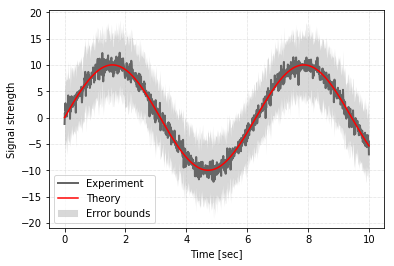
#> input picture examples/gallery/error_bounds.png, 394 x 266 px
$ python -i image.py   (imports and definitions only)   (older library calls are emulated)
#> lines starting #> are read from the running program, lines starting #| are printed output that depends on the picture
### plot_utils/colors_and_lines.py
# -*- coding: utf-8 -*-

import numpy as np
import matplotlib as mpl
import matplotlib.pyplot as plt

from . import helper as hlp

#%%============================================================================
class Color():
    '''
    A class that defines a color.

    Parameters
    ----------
    color : str or <tuple> or <list>
        The color information to initialize the Color object. Can be a list
        or tuple of 3 elements (i.e., the RGB information), or a HEX string
        such as "#00FF00", or XKCD color names (https://xkcd.com/color/rgb/)
        or X11 color names  (http://cng.seas.rochester.edu/CNG/docs/x11color.html).
    is_rgb_normalized : bool
        Whether or not the input information (if RGB) contains the normalized
        values (such as [0, 0.5, 0.5]). This parameter has no effect if
        the input is not RGB.
    '''
    def __init__(self, color, is_rgb_normalized=True):

        import matplotlib._color_data as mcd

        if not isinstance(color, (list, tuple, str)):
            raise TypeError('`color` must be a list/tuple of length 3 or a str.')

        if isinstance(color, (list, tuple)):
            if len(color) != 3:
                raise TypeError('If `color` is a list/tuple, its length must be 3.')
            else:
                self.__color = self.__rgb_to_hex(color, is_rgb_normalized)

        if isinstance(color, str):
            color = color.lower()  # convert all to lower case
            if len(color) == 1:  # base color specification, such as 'w' or 'b'
                _rgb_color = mcd.BASE_COLORS[color]
                self.__color = self.__rgb_to_hex(_rgb_color, is_normalized=True)
            elif color[0] == '#':  # HEX color specification, such as '#00FFFF'
                self.__color = color
            elif color.startswith('xkcd:'):
                self.__color = mcd.XKCD_COLORS[color]
            elif color.startswith('tab:'):
                self.__color = mcd.TABLEAU_COLORS[color]
            else:
                try:
                    self.__color = mcd.CSS4_COLORS[color]
                except KeyError:
                    raise ValueError("Unrecognized color: '%s'" % color)

    def __repr__(self):
        return 'RGB color: %s' % str(self.as_rgb());

    def __rgb_to_hex(self, rgb, is_normalized=True):
        '''
        Private method. Converts RGB values into HEX.

        Parameters
        ----------
        rgb : list<float> or tuple<float>
            RGB values
        is_normalized : bool
            Whether the RGB values are normalized (i.e., from 0 to 1)

        Returns
        -------
        hex_val : str
            HEX value
        '''
        if np.any(np.array(rgb) > 255):
            raise ValueError('`rgb` values should not exceed 255.')

        if np.any(np.array(rgb) < 0):
            raise ValueError('`rgb` values should not be negative.')

        if max(rgb) > 1.0 and is_normalized == True:
            rgb = [_ / 255.0 for _ in rgb]

        if is_normalized:
            rgb_255 = [int(_ * 255) for _ in rgb]
        else:
            rgb_255 = [int(_) for _ in rgb]

        return u'#{:02x}{:02x}{:02x}'.format(*rgb_255)

    def __hex_to_rgb(self, hex_, normalize=True):
        '''
        Private method. Converts HEX values into RGB.

        Reference: https://stackoverflow.com/a/29643643/8892243

        Parameters
        ----------
        hex_ : str
            HEX representation of a color
        normalize : bool
            Whether or not to return the normalized (between 0 and 1) RGB

        Returns
        -------
        rgb : tuple<float>
            RGB values in three numbers.
        '''
        h = hex_[1:]  # strip the '#' in the front
        if normalize:
            rgb = tuple(int(h[i:i+2], 16) / 255.0 for i in (0, 2 ,4))
        else:
            rgb = tuple(int(h[i:i+2], 16) for i in (0, 2 ,4))

        return rgb

    def as_rgb(self, normalize=True):
        '''
        Export thes color as RGB values.

        Parameter
        ---------
        normalize : bool
            Whether or not to return the normalized (between 0 and 1) RGB.

        Returns
        -------
        rgb_val : tuple<float>
            RGB values in three numbers.
        '''
        return self.__hex_to_rgb(self.__color, normalize=normalize)

    # [45 lines left out: functions as_rgba, as_hex, show, not called in this run]

#%%============================================================================
class Multiple_Colors():
    '''
    A class that defines multiple colors.

    Parameters
    ----------
    colors : list
        A list of color information to initialize the Multiple_Colors object.
        The list elements can be:
            - a list or tuple of 3 elements (i.e., the RGB information)
            - a HEX string such as "#00FF00"
            - an XKCD color name (https://xkcd.com/color/rgb/)
            - an X11 color name (http://cng.seas.rochester.edu/CNG/docs/x11color.html)
        Different elements of colors do not need to be of the same type.
    is_rgb_normalized : bool
        Whether or not the input information (if RGB) contains the normalized
        values (such as [0, 0.5, 0.5]). This parameter has no effect if
        the input is not RGB.
    '''
    # [10 lines left out: function __init__, not called in this run]

    def __repr__(self):
        return self.as_rgb()

    # [357 lines left out: functions as_rgb, as_rgba, as_hex, show, _check_color_types, get_colors and 2 more, not called in this run]

### plot_utils/image.py
# -*- coding: utf-8 -*-

import os
import math
import matplotlib.pyplot as plt

from .colors_and_lines import Color

#%%============================================================================
def trim_img(
        files,
        white_margin=True,
        pad_width=20,
        pad_color='w',
        inplace=False,
        verbose=True,
        show_old_img=False,
        show_new_img=False,
        forcibly_overwrite=False,
        resize=False,
        resize_ratio=1.0,
):
    '''
    Trim the margins of image file(s) on the hard drive, and (optionally)
    add padded margins of a specified width and color.

    Parameters
    ----------
    files : str or list<str> or tuple<str>
        A file name (as Python str) or several file names (as Python list or
        tuple) to be trimmed.
    white_margin : bool
        Whether to treat white color as the margin to be trimmed. If ``True``,
        white image margins will be trimmed. If ``False``, black image margins
        will be trimmed.
    pad_width : float
        The amount of white margins to be padded (unit: pixels).
    pad_color : str or tuple<float> or list<float>
        The color of the padded margin. Valid ``pad_color`` values are color
        names recognizable by matplotlib: https://matplotlib.org/tutorials/colors/colors.html
    inplace : bool
        Whether or not to replace the existing figure file with the trimmed
        content.
    verbose : bool
        Whether or not to print the progress onto the console.
    show_old_img : bool
        Whether or not to show the old figure in the console.
    show_new_img : bool
        Whether or not to show the trimmed figure in the console.
    forcibly_overwrite : bool
        Whether or not to overwrite an image on the hard drive with the same
        name. Only applicable when ``inplace`` is ``False``.
    resize : bool
        Whether to resize the padded image
    resize_ratio : float
        The image resizing ratio.  It has no effect if ``resize` is false.
        For example, if it's 0.5, it means resizing to 50% of the original
        width and height.
    '''
#> called with files = '../examples/gallery/error_bounds.png', white_margin = True, pad_width = 20, pad_color = 'w', inplace = False, verbose = True, show_old_img = False, show_new_img = False
    try:
        import PIL
        import PIL.ImageOps
        from PIL import Image
    except ImportError:
        raise ImportError(
            '\nPlease install PIL in order to use `trim_img()`.\n'
            'Install with conda (recommended):\n'
            '    >>> conda install PIL\n'
            'To install without conda, refer to:\n'
            '    http://www.pythonware.com/products/pil/'
        )

    if not isinstance(files,(list,tuple)):
        files = [files]

    pad_width = int(pad_width)

    for filename in files:
        if verbose:
            print('Trimming %s...' % filename)
        im0 = PIL.Image.open(filename)  # load image
#> im0 is the input picture: PIL image 394x266 RGBA; mean R, G, B, A 236.1, 234.3, 234.3, 180.4
        im1 = im0.convert('RGB')  # convert from RGBA to RGB
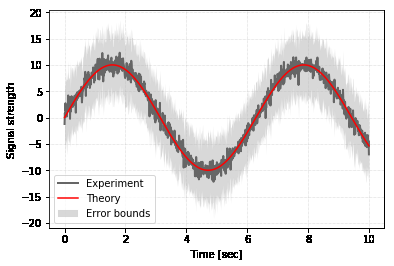
#> im1: PIL image 394x266 RGB; mean R, G, B 236.1, 234.3, 234.3
        if white_margin:
            im1 = PIL.ImageOps.invert(im1)  # invert color to have black margin
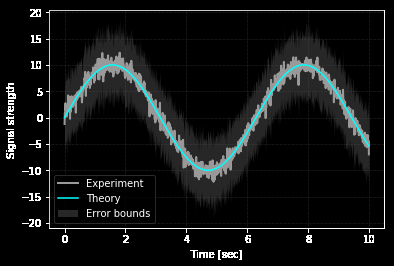
#> im1: PIL image 394x266 RGB; mean R, G, B 18.9, 20.7, 20.7

        if show_old_img:
            plt.imshow(im0)
            plt.xticks([])
            plt.yticks([])

        im2 = im1.crop(im1.getbbox())  # crop the black-color margin
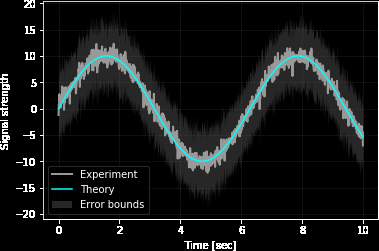
#> im2: PIL image 379x251 RGB; mean R, G, B 20.8, 22.8, 22.8
        if white_margin:
            im2 = PIL.ImageOps.invert(im2)  # invert the color back
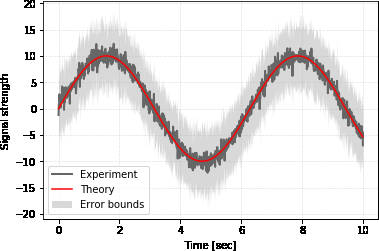
#> im2: PIL image 379x251 RGB; mean R, G, B 234.2, 232.2, 232.2

        pad_color_rgb = Color(pad_color).as_rgb(normalize=False)
        im3 = PIL.ImageOps.expand(im2, border=pad_width, fill=pad_color_rgb)
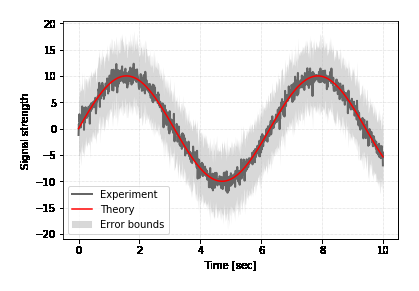
#> im3: PIL image 419x291 RGB; mean R, G, B 238.8, 237.2, 237.2

        if resize:
            new_width = im3.width
            new_height = im3.height
            im3 = im3.resize((new_width, new_height), Image.ANTIALIAS)

        if show_new_img:
            plt.imshow(im3)
            plt.xticks([])
            plt.yticks([])

        if not inplace:
            filename_without_ext, ext = os.path.splitext(filename)
            new_filename_ = '%s_trimmed%s' % (filename_without_ext, ext)

            if not os.path.exists(new_filename_):
                im3.save(new_filename_)
                if verbose:
                    print('  New file created: %s' % new_filename_)
            else:
                if forcibly_overwrite:
                    im3.save(new_filename_)
                    if verbose:
                        print('  Overwriting existing file: %s' % new_filename_)
                else:
                    print('  New file is not saved, because a file with the '
                          'same name already exists at "%s".' % new_filename_)
        else:
            im3.save(filename)
            if verbose:
                print('  Original image file overwritten.')

#%%============================================================================
# [147 lines left out: function pad_img, not called in this run]

>>> result = trim_img('../examples/gallery/error_bounds.png')

$ run again, on examples/gallery/choropleth_map_state.png
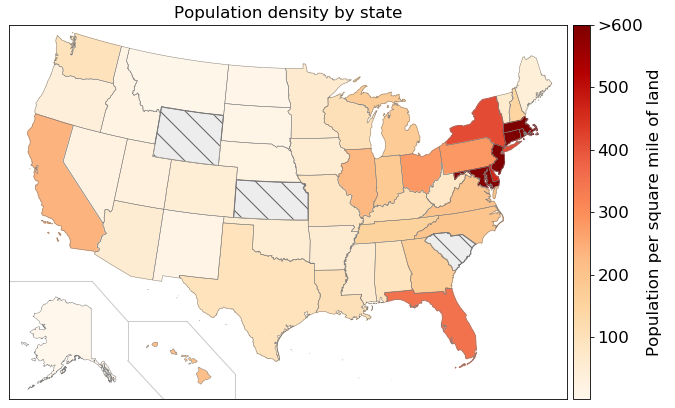
#> input picture examples/gallery/choropleth_map_state.png, 675 x 408 px
#> in trim_img, im0 is the input picture: PIL image 675x408 RGBA; mean R, G, B, A 245.8, 232.2, 221.1, 255
#> in trim_img, `im1 = PIL.ImageOps.invert(im1)`:
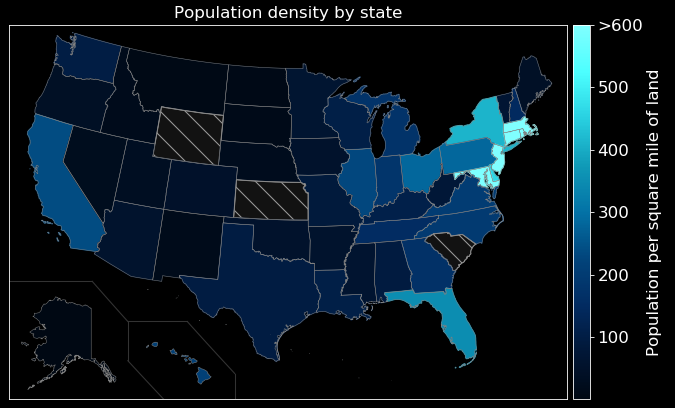
#> im1: PIL image 675x408 RGB; mean R, G, B 9.2, 22.8, 33.9
#> in trim_img, `im3 = PIL.ImageOps.expand(im2, border=pad_width, fill=pad_color_rgb)`:
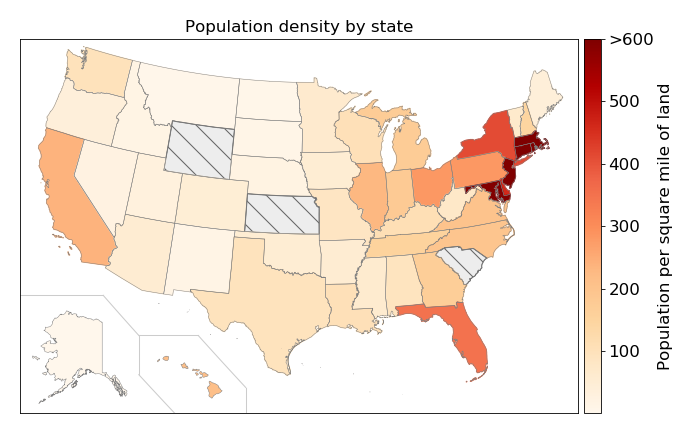
#> im3: PIL image 692x434 RGB; mean R, G, B 246.6, 234.1, 223.9

$ run again, on examples/gallery/correlation_matrix.png
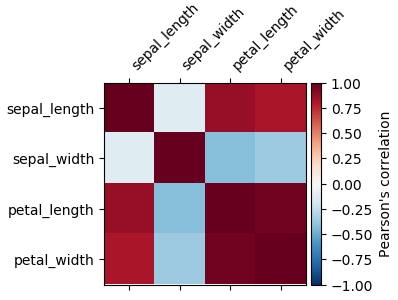
#> input picture examples/gallery/correlation_matrix.png, 398 x 300 px
#> in trim_img, im0 is the input picture: PIL image 398x300 RGB; mean R, G, B 206, 185.5, 193.8
#> in trim_img, `im1 = PIL.ImageOps.invert(im1)`:
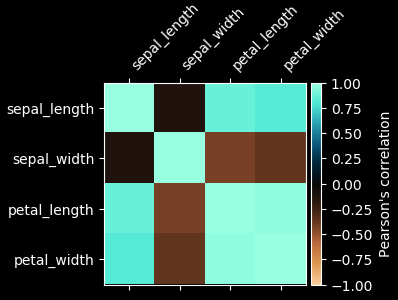
#> im1: PIL image 398x300 RGB; mean R, G, B 49, 69.5, 61.2
#> in trim_img, `im3 = PIL.ImageOps.expand(im2, border=pad_width, fill=pad_color_rgb)`:
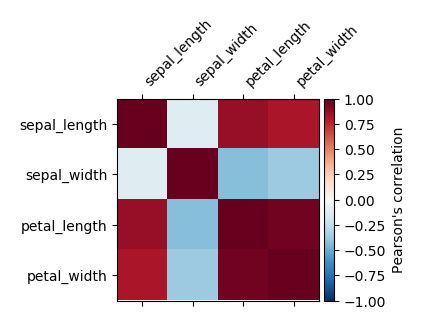
#> im3: PIL image 422x327 RGB; mean R, G, B 212.6, 194.9, 202
